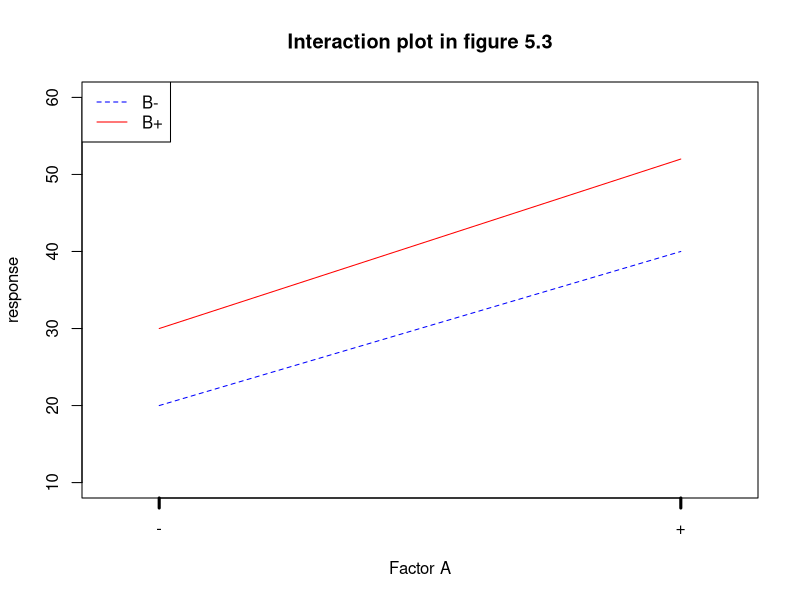
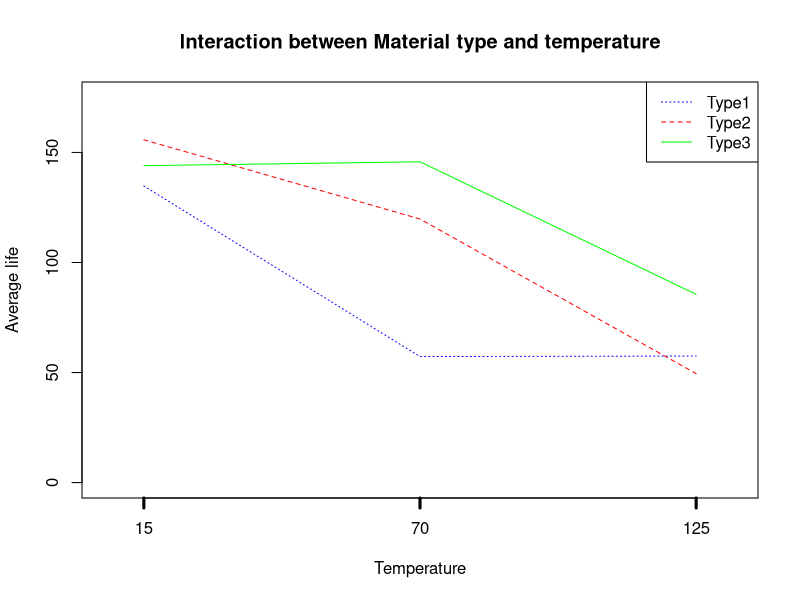

These figures' R source, in order:
#####################################################################
#####################################################################
# Chapter 5   #  
#fit_fac3 <- aov(value ~ mtype + temp + mtype*temp, data = dat_5_3)  #two factor model
#anova(fit_fac3)
#
#interaction.plot(dat_5_3$temp, dat_5_3$mtype, response = dat_5_3$value)
#
#                  #factor 1      #factor 2    #response = value             
#
#####################################################################
#####################################################################


rm(list=ls())

# ch 5 Factorial experiments
# 5.1 basic definitions and principles

A <- factor(0:1)
B <- factor(0:1)

dat <- expand.grid(A=A, B=B); dat;
dat$value <- c(20,40,30,52)
dat

# 1) Main effect
eff_A <- mean(dat$value[dat$A == 1]) - mean(dat$value[dat$A == 0])
eff_B <- mean(dat$value[dat$B == 1]) - mean(dat$value[dat$B == 0])

# 2) Interaction effect
eff_AB <- mean(dat$value[dat$A == dat$B]) - mean(dat$value[dat$A != dat$B])

c(eff_A,eff_B,eff_AB)

# Interaction plot
interaction.plot(dat$A, dat$B, response = dat$value,
                 ylim = c(10,60), xaxt = "n",
                 xlab = "Factor A", ylab = "response",
                 main = "Interaction plot in figure 5.3",
                 legend = F, col = c("blue","red"))

axis(1, at = c(1,2), labels = c("-","+"), lwd.ticks = 3)
legend("topleft", c("B-","B+"), lty = 2:1, col = c("blue","red"))

#------------------------------------------------------------------------------------

# 5.3 Two-factor factorial design
mtype <- factor(1:3)
temp <- factor(c(15, 70, 125))
times <- 1:4

dat_5_3 <- expand.grid(times = times, temp = temp, mtype = mtype)
dim(dat_5_3)
dat_5_3$value <- c(130, 155, 74, 180, 34, 40, 80, 75, 20, 70, 82, 58,
                   150, 188, 159, 126,136, 122, 106, 115, 25, 70, 58, 45,
                   138, 110, 168, 160,174, 120, 150, 139, 96, 104, 82, 60)
head(dat_5_3)

# method 1
fit_fac <- aov(value ~ mtype + temp + mtype:temp, data = dat_5_3)
anova(fit_fac)

# method 2
fit_fac2 <- aov(value ~ mtype*temp, data = dat_5_3)
anova(fit_fac2)

# method 3
fit_fac3 <- aov(value ~ mtype + temp + mtype*temp, data = dat_5_3)
anova(fit_fac3)


# interaction plot
interaction.plot(dat_5_3$temp, dat_5_3$mtype, response = dat_5_3$value,
                 ylim = c(0,175), xaxt = "n",
                 xlab = "Temperature",
                 ylab = "Average life",
                 main = "Interaction between Material type and temperature",
                 legend = F, col = c("blue","red","green"))
axis(1, at=c(1,2,3), labels = c("15","70","125"), lwd.ticks = 3)
legend("topright", paste0("Type", 1:3), lty = 3:1, 
       col = c("blue","red","green"))

#text(locator(1), "Type 1", col = "blue")   #그래프에 텍스트 추가를 원할떄 사용
#text(locator(1), "Type 2", col = "red")
#text(locator(2), "Type 3", col = "green")

# The Assumption of No interaction
fit_noint <- aov(value ~ mtype + temp, data = dat_5_3)
anova(fit_noint)

#interaction effect term이 존재.
anova(fit_fac)
